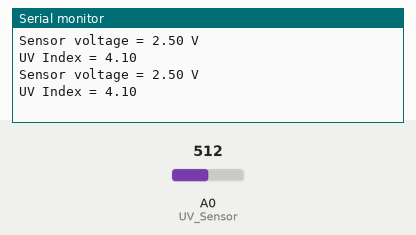
Recording of a sketch running on a simulated Arduino Uno, built with avr-gcc and run on an emulated ATmega328P. Parts: the last lines printed to the serial monitor. The test bench sets the inputs (shaded band); at power-on: A0 (UV_Sensor) = 512.

Above: at 1.8 s.
1.9 s: A0 (UV_Sensor) set to 716
At 2.8 s:
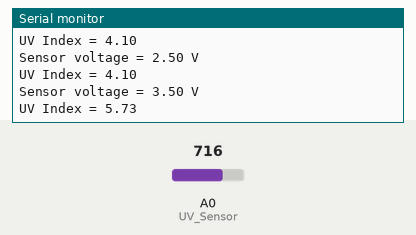
3.4 s: A0 (UV_Sensor) set to 900
At 4.7 s:
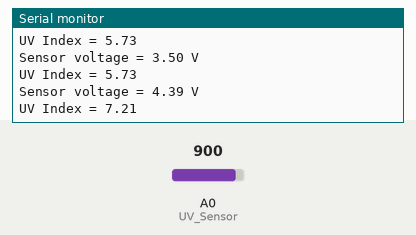
Timing chart, 0 to 6.4 s (numbered marks = the images above; inputs shaded):
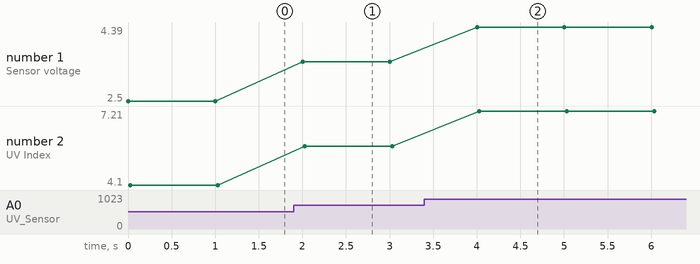

Measured:
- after the input at 1.9 s, the serial monitor: prints a new line after 0.10 s (image 1)
- after the input at 3.4 s, the serial monitor: prints a new line after 0.60 s (image 2)
- plotted number 1: 2.5 → 3.5 after the input at 1.9 s, 3.5 → 4.39 after the input at 3.4 s
- plotted number 2: 4.1 → 5.73 after the input at 1.9 s, 5.73 → 7.21 after the input at 3.4 s

The sketch:

GUVA-S12SD.ino
```cpp
#define UV_Sensor A0

void setup()
{
  Serial.begin(9600);
}

void loop()
{
  float sensorVoltage;
  float sensorValue;
  float UV_index;

  sensorValue = analogRead(UV_Sensor);
  sensorVoltage = sensorValue/1024*5.0;
  UV_index = sensorVoltage * 1.64;

  Serial.print("Sensor voltage = ");
  Serial.print(sensorVoltage);
  Serial.println(" V");

  Serial.print("UV Index = ");
  Serial.println(UV_index);

  delay(1000);
}
```
